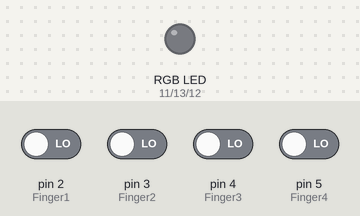
This sketch was run on a simulated Arduino Uno, built with avr-gcc and run on an emulated ATmega328P. On the bench: an RGB LED mixed from three pins (HIGH = lit). Inputs (shaded band) come from the test bench; at power-on: pin 2 (Finger1), pin 3 (Finger2), pin 4 (Finger3), pin 5 (Finger4) LOW. What the sketch prints to the serial monitor is not drawn.

Above: at 1.2 s.
1.3 s: pin 2 (Finger1) driven HIGH
4.3 s: pin 3 (Finger2) driven HIGH
7.3 s: pin 4 (Finger3) driven HIGH
At 7.9 s:
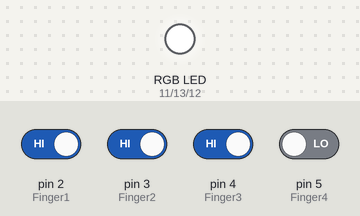
8.8 s: pin 2 (Finger1) driven LOW
At 9.5 s:
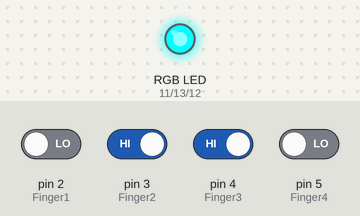
10.3 s: pin 3 (Finger2) driven LOW
At 11.5 s:
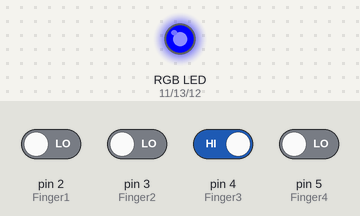
11.8 s: pin 2 (Finger1) driven HIGH
At 12.8 s:
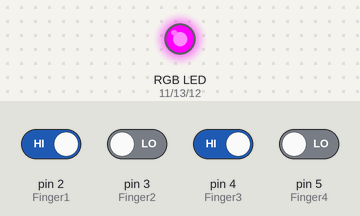
Timing chart, 0 to 14.3 s (numbered marks = the images above; inputs shaded):
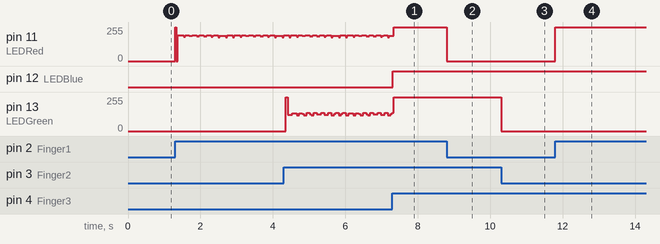

The sketch:

RPG_Fingercontact.ino
```cpp
/*
  Nachtlicht
  blendet Farben durch

  Dieses Beispiel aus dem Fritzing Creator Kit: www.fritzing.org/creator-kit.
*/

int LEDGreen=13;                                      // LEDGreen Pins wird deklariert
int LEDBlue=12;                                      // LEDBlue Pins wird deklariert
int LEDRed=11;                                      // LEDRed Pins wird deklariert
int Finger1=2;
int Finger2=3;
int Finger3=4;
int Finger4=5;

void setup(){
  Serial.begin(9600);
  pinMode(Finger1, INPUT);
  pinMode(Finger2, INPUT);
  pinMode(Finger3, INPUT);
  pinMode(Finger4, INPUT);
  pinMode(LEDRed,OUTPUT);                            // Pin wird als OUTPUT initialisiert
  pinMode(LEDGreen,OUTPUT);                          // Pin wird als OUTPUT initialisiert
  pinMode(LEDBlue,OUTPUT);                           // Pin wird als OUTPUT initialisiert
}

void loop(){

  Serial.println(digitalRead(Finger1));
  if (digitalRead(Finger1)){
  digitalWrite(LEDRed, HIGH);
  }else{
  digitalWrite(LEDRed, LOW);
  }

  Serial.println(digitalRead(Finger2));
  if (digitalRead(Finger2)){
  digitalWrite(LEDGreen, HIGH);
  }else{
  digitalWrite(LEDGreen, LOW);
  }

  Serial.println(digitalRead(Finger3));
  if (digitalRead(Finger3)){
  digitalWrite(LEDBlue, HIGH);
  }else{
  digitalWrite(LEDBlue, LOW);

  Serial.println(digitalRead(Finger4));
  if (digitalRead(Finger4)){
  digitalWrite(LEDRed, HIGH);
  digitalWrite(LEDGreen, HIGH);
  digitalWrite(LEDBlue, HIGH);
  }else{
  digitalWrite(LEDRed, LOW);
  digitalWrite(LEDGreen, LOW);
  digitalWrite(LEDBlue, LOW);
}
  }
}
```

Measured:
- after the input at 7.3 s, pin 12 (LEDBlue): LOW → HIGH at once
- after the input at 8.8 s, pin 11 (LEDRed): 255/255 → 0/255 at once
- after the input at 10.3 s, pin 13 (LEDGreen): 255/255 → 0/255 at once
- after the input at 11.8 s, pin 11 (LEDRed): 0/255 → 255/255 at once
